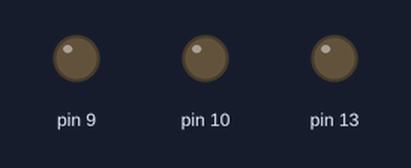
Bench run of a sketch on a simulated Arduino Uno, built with avr-gcc and run on an emulated ATmega328P. Parts: output pins drawn as LEDs (lit = HIGH).

Above: at 0.1 s.
At 9.45 s:
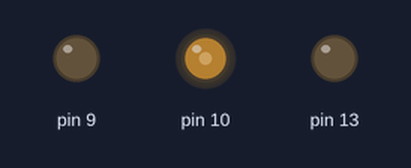
At 19.95 s:
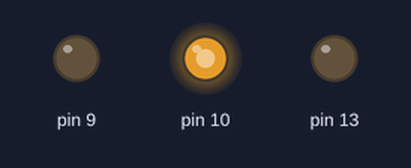
At 39.86 s:
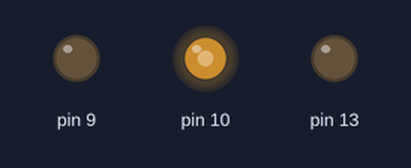
Timing chart, 0 to 40.0 s (numbered marks = the images above):
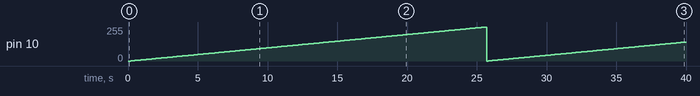

Measured:
- by itself, pin 10: 0/255 → 1/255 at 0.20 s, → 2/255 0.10 s later, → 3/255 0.10 s later, → 4/255 0.10 s later, … (398 changes in this stretch)

The sketch:

atmega_433_1.ino
```cpp
#include <Arduino.h>
#include <ampline.h>

  byte com =0;
  int i;


const int rfpin = 4;
AmperkaLine rf(rfpin);


void setup()
{
   pinMode(rfpin, INPUT);
   pinMode(9, OUTPUT);
   pinMode(10, OUTPUT);
   pinMode(13, OUTPUT);

}


void loop()
{
    unsigned long msg;
    int res;
    byte b;

    digitalWrite(13,0);

//    if((res = rf.receive(&msg)) == 0)
    {
       b=msg;
       analogWrite(9, b);
//    } else {
//      digitalWrite(13,1);
    }
  delay(100);
  analogWrite(10, com++);
}
```
